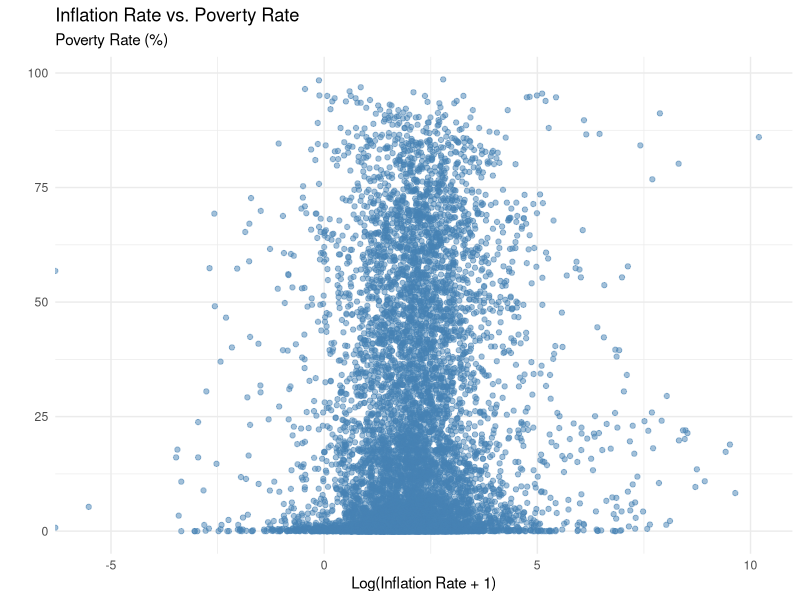
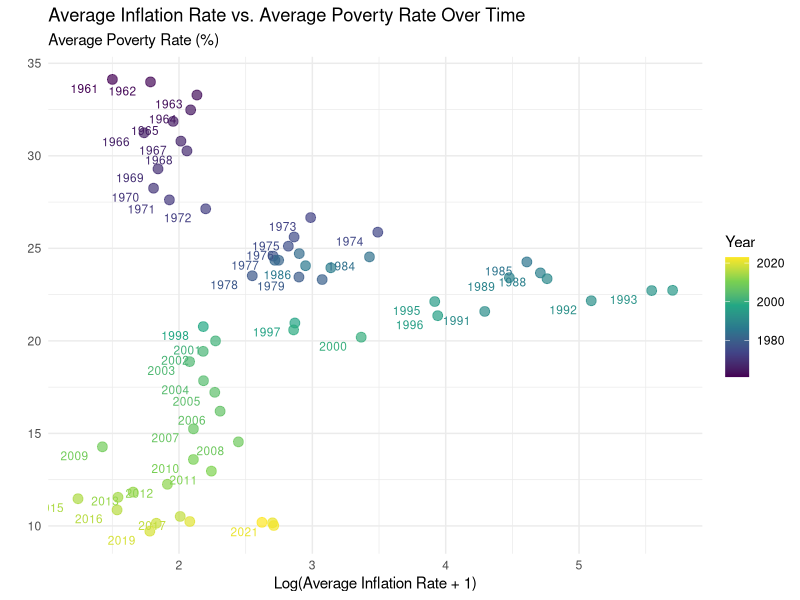

Write the R code that produced these figures, in order.
## ---- chunk 1
#| message: false

library(tidyverse)
library(knitr)
library(viridis)
## ---- chunk 2
#| message: false

poverty <- read_csv("data/poverty.csv")
inflation <- read_csv("data/inflation.csv")
## ---- chunk 3
head(poverty) |> 
  kable()
## ---- chunk 4
head(inflation) |> 
  kable()
## ---- chunk 5
# Filter the datasets to include only the overlapping years (1961 to 2023)
inflation_filtered <- inflation |>
  select(country, `1961`:`2023`)

poverty_filtered <- poverty |>
  select(country, `1961`:`2023`)

## ---- chunk 6
# Pivot the year columns to a single column in both datasets
inflation_long <- inflation_filtered |>
  pivot_longer(cols = `1961`:`2023`, 
               names_to = "year", 
               values_to = "inflation_rate") |>
  mutate(year = as.numeric(year))

poverty_long <- poverty_filtered |>
  pivot_longer(cols = `1961`:`2023`, 
               names_to = "year", 
               values_to = "poverty_rate") |>
  mutate(year = as.numeric(year))

## ---- chunk 7
# Join the datasets on country and year
poverty_inflation_data <- inflation_long |>
  inner_join(poverty_long, by = c("country", "year"))

## ---- chunk 8
# Handle missing values
poverty_inflation_data <- poverty_inflation_data |>
  drop_na()

## ---- chunk 9
#| warning: false
#| message: false

# Replace non-standard minus signs with the standard minus sign
poverty_inflation_data <- poverty_inflation_data |>
  mutate(inflation_rate = gsub("\u2212", "-", inflation_rate)) 

# Handle 'k' suffix for thousands and convert to numeric
poverty_inflation_data <- poverty_inflation_data |>
  mutate(inflation_rate = ifelse(
    grepl("k", inflation_rate, ignore.case = TRUE),
    as.numeric(gsub("k", "", inflation_rate, ignore.case = TRUE)) * 1000,
    as.numeric(inflation_rate)))
## ---- chunk 10
head(poverty_inflation_data) |>
  kable()
## ---- chunk 11
# Save the cleaned data frame to a CSV
write_csv(poverty_inflation_data, "data/poverty_inflation_data.csv")
## ---- chunk 12
#| warning: false
#| fig-align: center
#| fig-cap: "Relationship between log-transformed inflation rate and extreme poverty rate from 1961 to 2023."

# Scatter plot of inflation rate vs. poverty rate
ggplot(data = poverty_inflation_data, 
       mapping = aes(x = log1p(inflation_rate), 
                     y = poverty_rate)) +
  geom_point(alpha = 0.5, color = "steelblue") +
  labs(
    title = "Inflation Rate vs. Poverty Rate",
    subtitle = "Poverty Rate (%)",
    x = "Log(Inflation Rate + 1)",
    y = "") +
  theme_minimal()
## ---- chunk 13
#| warning: false
#| message: false
#| fig-align: center
#| fig-cap: "Change in relationship between log-transformed average global inflation rate and average global poverty rate from 1961 to 2023."

# Aggregate data to show average values per year
aggregated_data <- poverty_inflation_data |>
  group_by(year) |>
  summarize(avg_inflation_rate = mean(inflation_rate, na.rm = TRUE),
            avg_poverty_rate = mean(poverty_rate, na.rm = TRUE))

# Plot of average inflation rate vs. average poverty rate over time
ggplot(data = aggregated_data, 
       mapping = aes(x = log1p(avg_inflation_rate), 
                     y = avg_poverty_rate, 
                     color = year)) +
  geom_point(alpha = 0.7, size = 3) +
  geom_text(aes(label = year), 
            hjust = 1.5, 
            vjust = 1.5, 
            size = 3, 
            check_overlap = TRUE) +
  scale_color_viridis_c() +
  labs(
    title = "Average Inflation Rate vs. Average Poverty Rate Over Time",
    subtitle = "Average Poverty Rate (%)",
    x = "Log(Average Inflation Rate + 1)",
    y = "",
    color = "Year") +
  theme_minimal()
